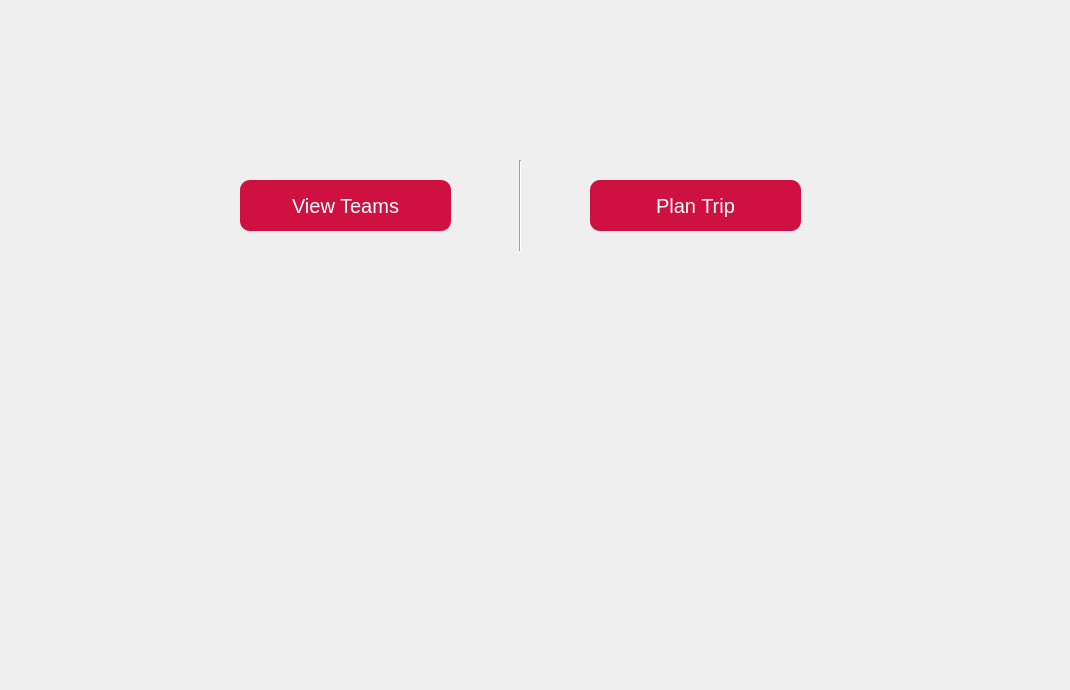
    <widget class="QWidget" name="MainPage">
     <property name="styleSheet">
      <string notr="true"/>
     </property>
     <widget class="QLabel" name="label_TransparentBackground">
      <property name="geometry">
       <rect>
        <x>170</x>
        <y>140</y>
        <width>701</width>
        <height>131</height>
       </rect>
      </property>
      <property name="accessibleName">
       <string>transparentBar</string>
      </property>
      <property name="styleSheet">
       <string notr="true">	background-color: rgba(31, 34, 31, .70);

	border-radius: 10px;
</string>
      </property>
      <property name="text">
       <string/>
      </property>
     </widget>
     <widget class="QPushButton" name="pushButton_ToPlanTripPage">
      <property name="geometry">
       <rect>
        <x>590</x>
        <y>180</y>
        <width>211</width>
        <height>51</height>
       </rect>
      </property>
      <property name="cursor">
       <cursorShape>PointingHandCursor</cursorShape>
      </property>
      <property name="accessibleName">
       <string>redButton</string>
      </property>
      <property name="styleSheet">
       <string notr="true">QPushButton#pushButton_ToPlanTripPage{
	font-family:'Harmonia Sans Pro,Arial,sans-serif';
	font-size: 20px;
	background-color:rgb(206,17,65);
	color:white;
	border-radius:10px;
}	

QPushButton#pushButton_ToPlanTripPage:hover{
	background-color:#A4070F;
}</string>
      </property>
      <property name="text">
       <string>Plan Trip</string>
      </property>
     </widget>
     <widget class="QPushButton" name="pushButton_ToViewStadiumsPage">
      <property name="geometry">
       <rect>
        <x>240</x>
        <y>180</y>
        <width>211</width>
        <height>51</height>
       </rect>
      </property>
      <property name="cursor">
       <cursorShape>PointingHandCursor</cursorShape>
      </property>
      <property name="accessibleName">
       <string/>
      </property>
      <property name="styleSheet">
       <string notr="true">QPushButton#pushButton_ToViewStadiumsPage{
	font-family:'Harmonia Sans Pro,Arial,sans-serif';
	font-size: 20px;
	background-color:rgb(206,17,65);
	color:white;
	border-radius:10px;
}	

QPushButton#pushButton_ToViewStadiumsPage:hover
{
	background-color:#A4070F;
}</string>
      </property>
      <property name="text">
       <string>View Teams</string>
      </property>
     </widget>
     <widget class="Line" name="line_SeparatorWhite_2">
      <property name="geometry">
       <rect>
        <x>510</x>
        <y>160</y>
        <width>20</width>
        <height>91</height>
       </rect>
      </property>
      <property name="orientation">
       <enum>Qt::Vertical</enum>
      </property>
     </widget>
     <widget class="QLabel" name="label_25">
      <property name="geometry">
       <rect>
        <x>0</x>
        <y>-150</y>
        <width>1061</width>
        <height>681</height>
       </rect>
      </property>
      <property name="text">
       <string/>
      </property>
      <property name="pixmap">
       <pixmap resource="resources.qrc">:/Resources/Images/BasketballTest.jpg</pixmap>
      </property>
      <property name="scaledContents">
       <bool>true</bool>
      </property>
     </widget>
     <zorder>label_25</zorder>
     <zorder>label_TransparentBackground</zorder>
     <zorder>pushButton_ToPlanTripPage</zorder>
     <zorder>pushButton_ToViewStadiumsPage</zorder>
     <zorder>line_SeparatorWhite_2</zorder>
    </widget>
